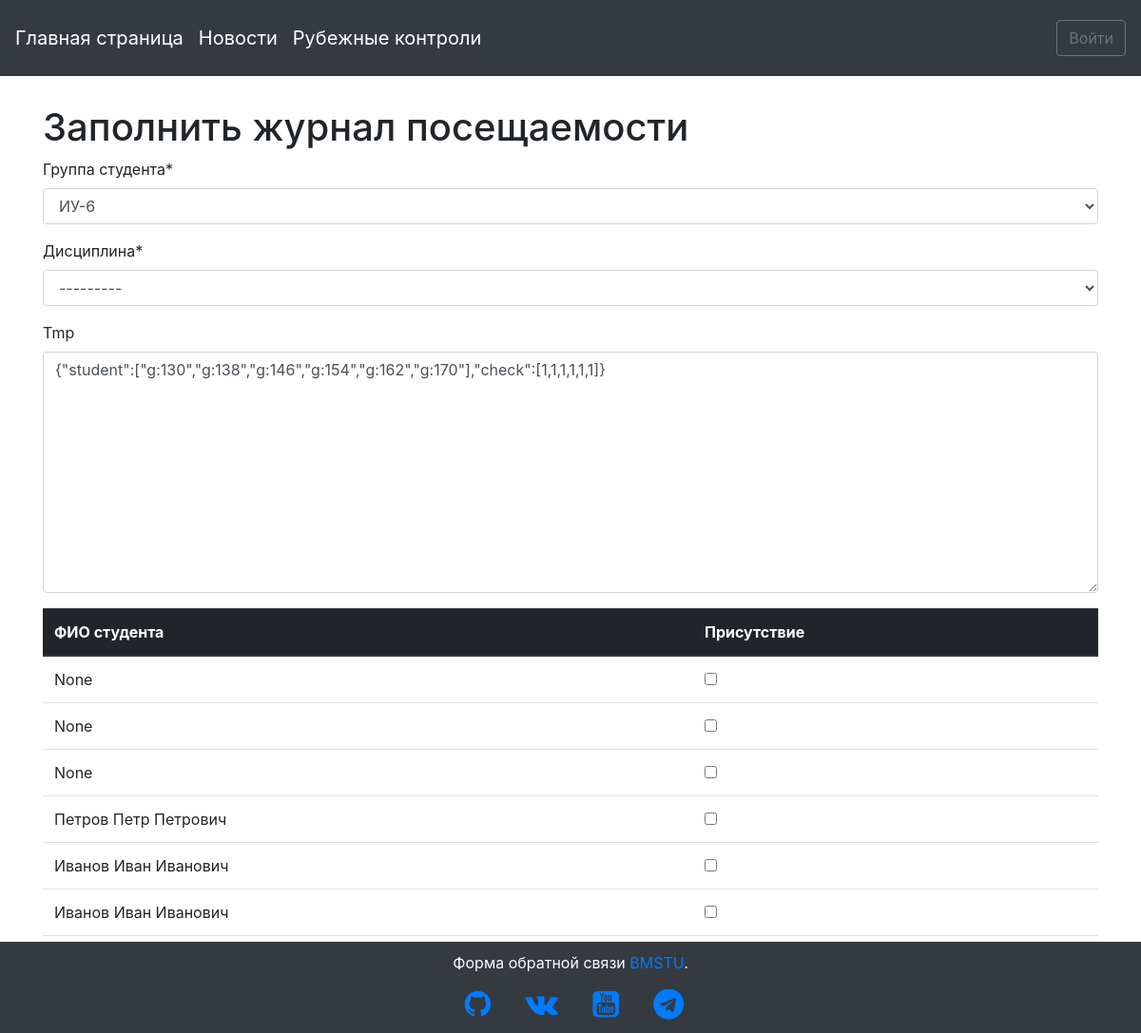
/attendance/new/, run on an earlier commit of the app's database.
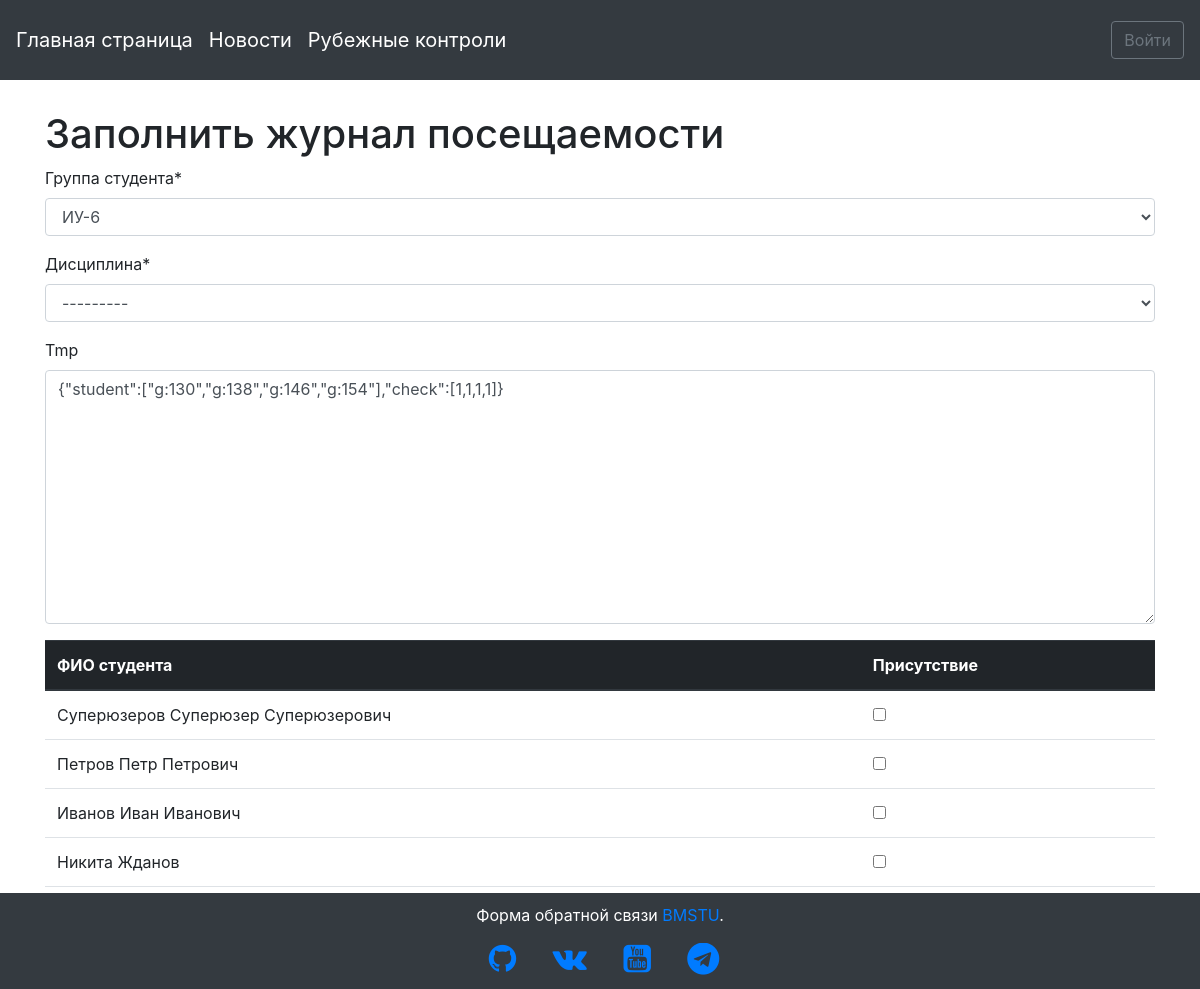
And on a later commit of the database.
### users/models.py (models this page shows, shortened)
class CustomUser(AbstractUser):
    date_of_birth = models.DateTimeField(verbose_name='Дата рождения', default=date.today)
    full_name = models.CharField(max_length=255, verbose_name='ФИО', null=True)
    phone_no = models.CharField(max_length=255, verbose_name='Контактный телефон', default='+7-499-555-55-55')
    STUDENT = 'СТ'
    TEACHER = 'ПР'
    ROLE_CHOICES = (
        (STUDENT, 'Студент'),
        (TEACHER, 'Преподаватель')
    )
    user_role = models.CharField(max_length=2,
        choices=ROLE_CHOICES,
        default=STUDENT,
        verbose_name='Роль пользователя'
    )
    IU1 = 'ИУ1'
    IU2 = 'ИУ2'
    IU3 = 'ИУ3'
    IU4 = 'ИУ4'
    IU5 = 'ИУ5'
    IU6 = 'ИУ6'
    IU7 = 'ИУ7'
    IU8 = 'ИУ8'
    STUDENT_GROUP_CHOICES = (
        (IU1, 'ИУ-1'),
        (IU2, 'ИУ-2'),
        (IU3, 'ИУ-3'),
        (IU4, 'ИУ-4'),
        (IU5, 'ИУ-5'),
        (IU6, 'ИУ-6'),
        (IU7, 'ИУ-7'),
        (IU8, 'ИУ-8')
    )
    student_group = models.CharField(max_length=3,
        choices=STUDENT_GROUP_CHOICES,
        verbose_name='Группа студента',
        default=IU6
    )
    """
    if user_role == STUDENT:
        user_group = ForeignKey(
        Student_group,
        on_delete=models.CASCADE,
        verbose_name = "Группа студента"
    )
    """

### attendance_control/views.py (the view, shortened to what this page needs)
# urls.py: path('new/', views.AttendanceCreateView.as_view(), name='attendance_new'),
class AttendanceCreateView(CreateView):
    model = Attendance
    template_name = 'attendance_new.html'
    fields = ['group', 'disciple', 'tmp']
    def get_context_data(self, *args, **kwargs):
        groups_choices = [
            'ИУ1',
            'ИУ2',
            'ИУ3',
            'ИУ4',
            'ИУ5',
            'ИУ6',
            'ИУ7',
            'ИУ8',
        ]
        context = super(AttendanceCreateView, self).get_context_data(*args, **kwargs)
        context['students'] = CustomUser.objects.filter(student_group='ИУ6', user_role='СТ')
        context['disciples'] = Disciple.objects.all()
        context['groups'] = groups_choices
        return context

### attendance_control/models.py (called while the page is built)
    def __str__(self):
        return self.name

### templates/attendance_new.html (shortened to what this page needs)
{% extends 'base.html' %}
{% load crispy_forms_tags %}
{% block content %}
  <h1>Заполнить журнал посещаемости</h1>
  <form method="POST">
    {{ form|crispy }}
    <table id="att_form" class="table table-hover">
      <thead class="thead-dark">
        <tr>
          <th>ФИО студента</th>
          <th>Присутствие</th>
        </tr>
      </thead>
      <tbody>
        {% for student in students %}
          <tr>
            <td>{{ student.full_name }}</td>
            <td><input type="checkbox" name="" value=""></td>
          </tr>
        {% endfor %}
      </tbody>
    </table>
    <button class="btn btn-success ml-2" type="submit">Сохранить</button>
    <a class="btn btn-light ml-2" href="{% url 'home' %}">Вернуться</a>
  </form>
{% endblock %}

What changed in the data, as far as the page shows it:
removed CustomUser: full_name "None"
removed CustomUser: full_name "None"
removed CustomUser: full_name "Иванов Иван Иванович"
changed CustomUser: full_name "None" → "Суперюзеров Суперюзер Суперюзерович"
now on this page (row unchanged): CustomUser: full_name "Никита Жданов"
Also different on the page:
form field tmp: "{\"student\":[\"g:130\",\"g:138\",\"g:146\",\"g:154\",\"g:162\",\"g:170\"],\"check\":[1,1,1,1,1,1]}" → "{\"student\":[\"g:130\",\"g:138\",\"g:146\",\"g:154\"],\"check\":[1,1,1,1]}"
